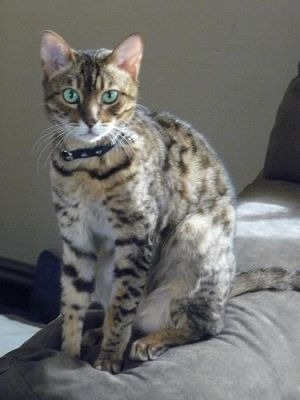
#> input picture dataset/bengal/Bengal-10.jpg, 300 x 400 px, found by its file name; its folder holds only this picture in this run
$ python preprocess.py
#> lines starting #> are read from the running program, lines starting #| are printed output that depends on the picture; after the words box and inside, x2 and y2 are one past the last pixel; in counts of white or black regions, pixels touching at a corner belong together
import os
import cv2

cats = ['bengal', 'ragamuffin', 'sphynx', 'turkish_angora']
dogs = ['american_foxhound_dog', 'italian_pointing_dog', 'pyrenean_sheepdog_smooth_faced', 'xoloitzcuintle_dog']

def process_images(input_path, output_path):
#> called with input_path = 'dataset/cat/bengal', output_path = 'processed/cat/bengal'
    for archive in os.listdir(input_path):
        route = os.path.join(input_path, archive)
        img = cv2.imread(route)
#> img is the input picture: shape (400, 300, 3); mean B, G, R 107.4, 110, 110.7

        img = cv2.resize(img, (128, 128))
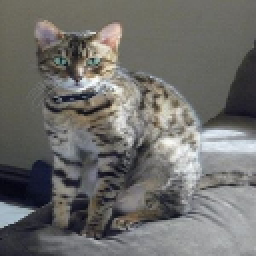
#> img: shape (128, 128, 3) (shown 2 times larger); mean B, G, R 107.3, 110, 110.7

        gray = cv2.cvtColor(img, cv2.COLOR_BGR2GRAY)
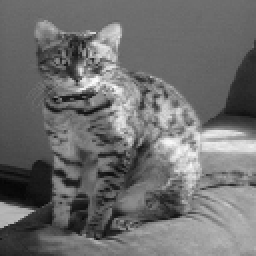
#> gray: shape (128, 128) (shown 2 times larger); min 5, max 252, mean 109.9

        binary = cv2.adaptiveThreshold(gray, 255, cv2.ADAPTIVE_THRESH_GAUSSIAN_C,
                                   cv2.THRESH_BINARY, 11, 2)
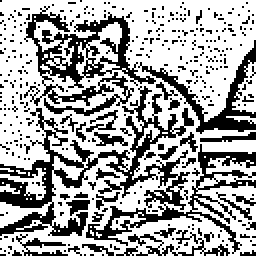
#> binary: shape (128, 128) (shown 2 times larger); 64.3% white; black in thin lines or dots

        blur = cv2.GaussianBlur(gray, (5, 5), 0)
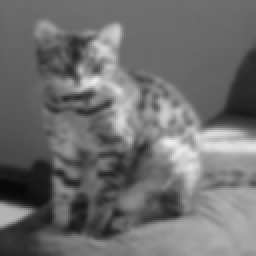
#> blur: shape (128, 128) (shown 2 times larger); min 8, max 238, mean 109.9

        edges = cv2.Canny(blur, 100, 200)
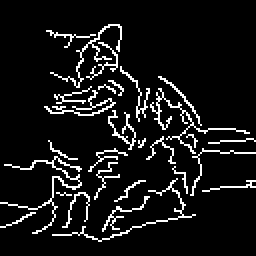
#> edges: shape (128, 128) (shown 2 times larger); 8.6% white in thin lines or dots, all inside (x1, y1, x2, y2) = (0, 12, 128, 121)

        num_labels, labels, stats, _ = cv2.connectedComponentsWithStats(binary)
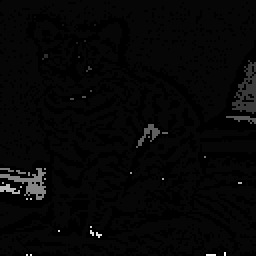
#> labels: shape (128, 128) int32 (shown 2 times larger); min 0, max 40, mean 1.1; drawn with min black and max white
#> num_labels = 41; stats = 41 rows, first 6: [0, 0, 128, 128, 5846], [0, 0, 128, 128, 10080], [17, 8, 1, 1, 1], [31, 12, 1, 1, 1], [47, 12, 1, 1, 1], [38, 21, 1, 1, 1]

        output = img.copy()

        for i in range(1, num_labels):
            area = stats[i, cv2.CC_STAT_AREA]

            if area >= 500:
                x = stats[i, cv2.CC_STAT_LEFT]
                y = stats[i, cv2.CC_STAT_TOP]
                w = stats[i, cv2.CC_STAT_WIDTH]
                h = stats[i, cv2.CC_STAT_HEIGHT]

                cv2.rectangle(output, (x, y), (x + w, y + h), (0, 255, 0), 1)
#> this loop made 40 passes
#> (area, x, y, w, h) on pass 1: (10080, 0, 0, 128, 128)
#> area on passes 9, 14, 15, 21, 29: 160, 29, 47, 125, 26
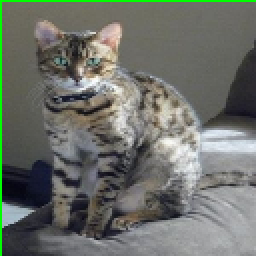
#> output: shape (128, 128, 3) (shown 2 times larger); 1.56% of pixels changed, all inside (x1, y1, x2, y2) = (0, 0, 128, 128)

        os.makedirs(output_path, exist_ok = True)

        cv2.imwrite(os.path.join(output_path, archive), edges)
        cv2.imwrite(os.path.join(output_path, 'labeled_' + archive), output)


for i in range(4):
    process_images('dataset/cat/' + cats[i], 'processed/cat/' + cats[i])
    process_images('dataset/dog/' + dogs[i], 'processed/dog/' + dogs[i])
#> (the run stopped early here; a loop or call above may not have finished)

$ run again, on dataset/bengal/Bengal-28.jpg
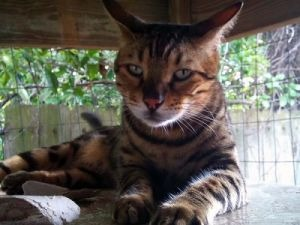
#> input picture dataset/bengal/Bengal-28.jpg, 300 x 225 px, found by its file name
#> in process_images, img is the input picture: shape (225, 300, 3); mean B, G, R 90.3, 98.4, 101.4
#> img: shape (128, 128, 3)
#> in process_images, `binary = cv2.adaptiveThreshold(gray, 255, cv2.ADAPTIVE_THRESH_GAUSSIAN..`:
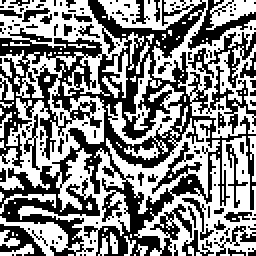
#> binary: shape (128, 128) (shown 2 times larger); 52.6% white; black in thin lines or dots
#> edges: shape (128, 128); 10.7% white in thin lines or dots
#> num_labels = 88; stats = 88 rows, first 6: [0, 0, 128, 128, 7770], [0, 0, 128, 128, 5918], [11, 0, 3, 1, 3], [49, 0, 79, 69, 1571], [107, 0, 3, 2, 4], [103, 0, 25, 15, 188]
#> the loop in process_images, `for i in range(1, num_labels):` made 87 passes
#> (area, x, y, w, h) on passes 1, 3: (5918, 0, 0, 128, 128), (1571, 49, 0, 79, 69)
#> after the loop in process_images, `for i in range(1, num_labels):`:
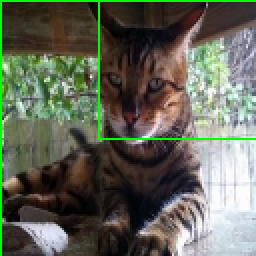
#> output: shape (128, 128, 3) (shown 2 times larger); mean B, G, R 88.4, 102.4, 99.2

$ run again, on dataset/bengal/Bengal-30.jpg
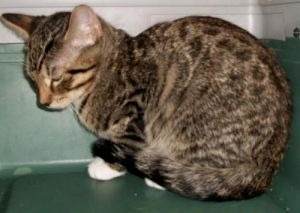
#> input picture dataset/bengal/Bengal-30.jpg, 300 x 213 px, found by its file name
#> in process_images, img is the input picture: shape (213, 300, 3); mean B, G, R 81.6, 95.8, 102
#> img: shape (128, 128, 3)
#> in process_images, `binary = cv2.adaptiveThreshold(gray, 255, cv2.ADAPTIVE_THRESH_GAUSSIAN..`:
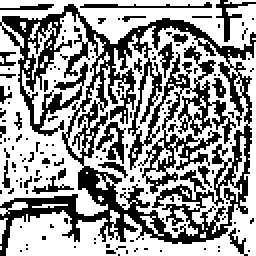
#> binary: shape (128, 128) (shown 2 times larger); 60.2% white; black in thin lines or dots
#> edges: shape (128, 128); 8.6% white in thin lines or dots
#> num_labels = 45; stats = 45 rows, first 6: [0, 0, 128, 128, 6529], [0, 0, 128, 128, 9458], [112, 0, 16, 2, 22], [10, 11, 3, 5, 10], [14, 11, 6, 9, 20], [14, 11, 14, 29, 92]
#> the loop in process_images, `for i in range(1, num_labels):` made 44 passes
#> (area, x, y, w, h) on pass 1: (9458, 0, 0, 128, 128)
#> after the loop in process_images, `for i in range(1, num_labels):`:
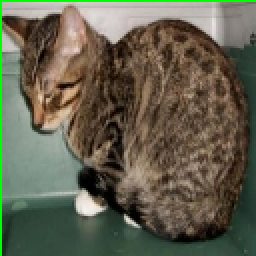
#> output: shape (128, 128, 3) (shown 2 times larger); mean B, G, R 79.2, 97.2, 99.4

$ run again, on dataset/bengal/Bengal-32.jpg
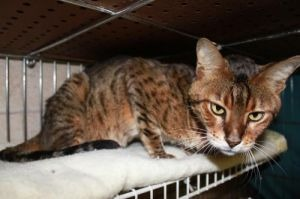
#> input picture dataset/bengal/Bengal-32.jpg, 300 x 199 px, found by its file name
#> in process_images, img is the input picture: shape (199, 300, 3); mean B, G, R 71.9, 83, 96.4
#> img: shape (128, 128, 3)
#> binary: shape (128, 128); 61.7% white; black in thin lines or dots
#> edges: shape (128, 128); 8.8% white in thin lines or dots
#> num_labels = 46; stats = 46 rows, first 6: [0, 0, 128, 128, 6277], [0, 0, 40, 34, 763], [0, 0, 128, 128, 8931], [47, 0, 7, 6, 18], [55, 0, 2, 1, 2], [63, 4, 2, 1, 2]
#> the loop in process_images, `for i in range(1, num_labels):` made 45 passes
#> (area, x, y, w, h) on passes 1 to 2: (763, 0, 0, 40, 34), (8931, 0, 0, 128, 128)
#> after the loop in process_images, `for i in range(1, num_labels):`:
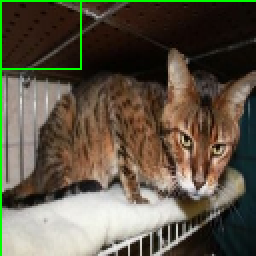
#> output: shape (128, 128, 3) (shown 2 times larger); mean B, G, R 70.6, 86.7, 94.7
